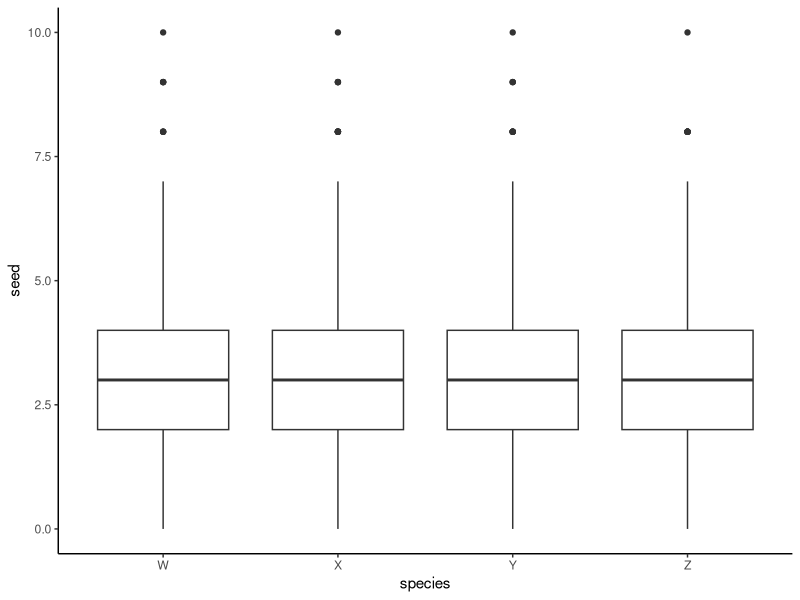
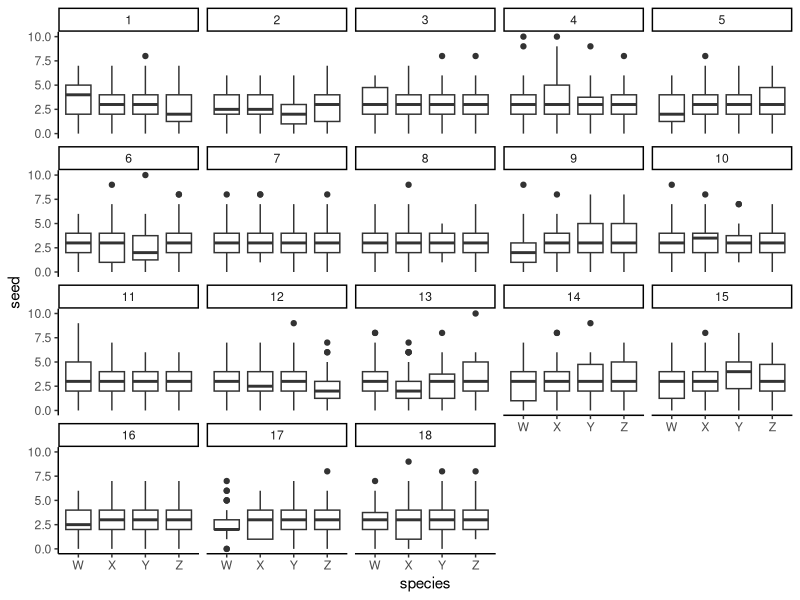
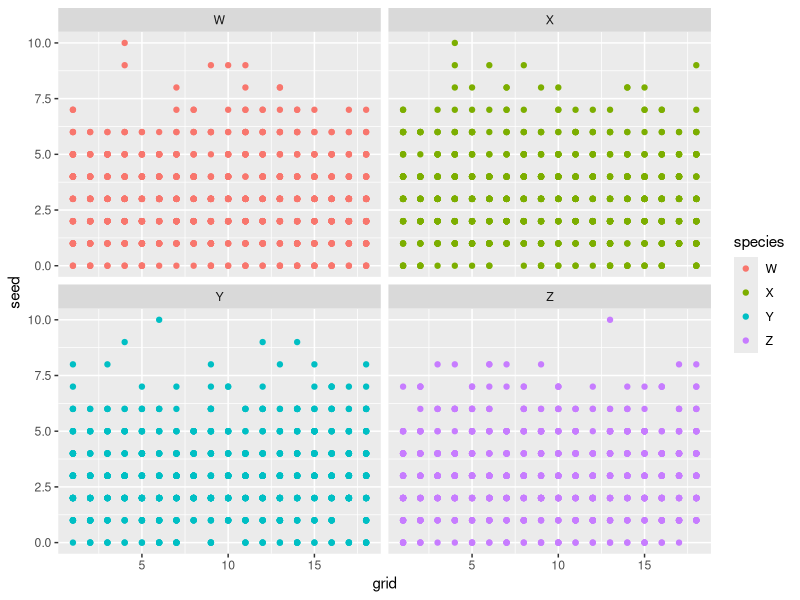

Write the R code that produced these figures, in order.
## This is the pre-data sheet for code to get ready for project ##

# Variables: site (18),  tag (3600), species(1 of 4), treatment (biotic or abiotic), seed, plot (which square - should be 8 individuals per plot, and could be #1-25 in the grid)

# Catories = species -> LETTERS(1:4), treatment -> letters(1:2), Grid -> 1:18
# 25 observations in each grid

# Numerical = seed -> between 0 and 10, distance -> pairwise distances bw grids (maybe)

## Attempt one - seed #, species, treatment - one grid ##

grid.df <- data.frame(species = rep(letters[23:26], each = 50),
           treatment = rep(LETTERS[1:2], times = 2),
           seed = rpois(n = 200, lambda = 3))
summary(grid.df) # max for seed is 8 min is 0, showed that rpois worked

# Two - add grids - each of above must be replicated within grids, so times = 18

df <- data.frame(species = rep(LETTERS[23:26], each = 900),
           treatment = rep(LETTERS[1:2], times = 2),
           seed = rpois(n = 3600, lambda = 3),
           grid = rep(1:18, times = 1))
summary(df) # 200 obs in each grid, looks good!
# for now assume grid # indicates productivity!

library(tidyverse)
# what we would expect with just statistical variation of seeds:
# regionally:
ggplot(df, aes(x = species,y = seed)) +
  geom_boxplot() +
  theme_classic()
# within grids:
ggplot(df, aes(x = species,y = seed)) +
  geom_boxplot() +
  theme_classic() +
  facet_wrap(~grid)

# add a column that adds mean and variation for each grid / species
df <- df %>%
  group_by(grid, species) %>%
  mutate(pop.fit = mean(seed)) %>%
  mutate(pop.var = var(seed))
  
# plot curves of species based on mean and var over x =?
ggplot(df, aes(x=grid,y=seed, color=species)) +
  geom_point() +
  facet_wrap(~species)

# r trunc norm





